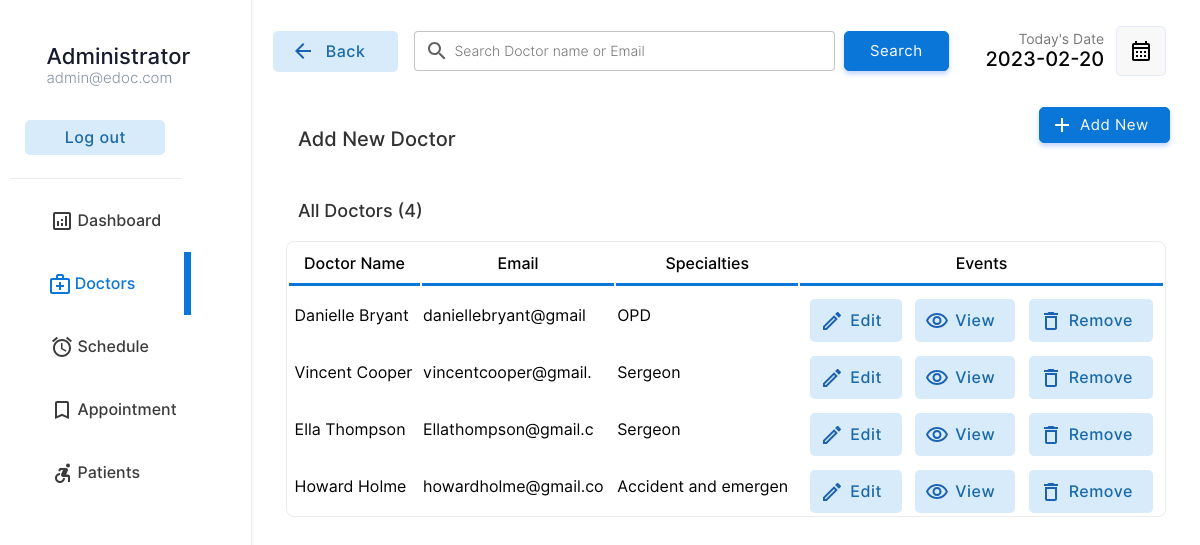
The app's page /doctor/doctors.php (signed in) with its own data.
### tables this page shows
CREATE TABLE `doctor` (
  `docid` int(11) NOT NULL,
  `docemail` varchar(255) DEFAULT NULL,
  `docname` varchar(255) DEFAULT NULL,
  `docpassword` varchar(255) DEFAULT NULL,
  `docnic` varchar(15) DEFAULT NULL,
  `doctel` varchar(15) DEFAULT NULL,
  `specialties` int(2) DEFAULT NULL
);

CREATE TABLE `specialties` (
  `id` int(2) NOT NULL,
  `sname` varchar(50) DEFAULT NULL
);

### doctor/doctors.php (the view, shortened to what this page needs)
<!DOCTYPE html>
<html lang="en">
<head>
    <link rel="stylesheet" href="../css/animations.css">
    <link rel="stylesheet" href="../css/main.css">
    <link rel="stylesheet" href="../css/admin.css">
</head>
<body>
    <?php
    include("../connection.php");
    ?>
    <div class="container">
        <div class="menu" style="padding-right: 80px">
            <table class="menu-container" border="0">
                <tr>
                    <td style="padding:10px" colspan="2">
                        <table border="0" class="profile-container">
                            <tr>
                                <td width="30%" style="padding-left:20px" >
                                </td>
                                <td style="padding:0px;margin:0px;">
                                    <p class="profile-title">Administrator</p>
                                    <p class="profile-subtitle">admin@edoc.com</p>
                                </td>
                            </tr>
                            <tr>
                                <td colspan="2">
                                <a href="../logout.php" ><input type="button" value="Log out" class="logout-btn btn-primary-soft btn"></a>
                                </td>
                            </tr>
                    </table>
                    </td>
                </tr>
                <tr class="menu-row" >
                    <td class="menu-btn menu-icon-dashbord" >
                        <a href="index.php" class="non-style-link-menu"><div><p class="menu-text">Dashboard</p></a></div></a>
                <tr class="menu-row">
                    <td class="menu-btn menu-icon-doctor menu-active menu-icon-doctor-active">
                        <a href="doctors.php" class="non-style-link-menu non-style-link-menu-active"><div><p class="menu-text">Doctors</p></a></div>
                <tr class="menu-row" >
                    <td class="menu-btn menu-icon-schedule">
                        <a href="schedule.php" class="non-style-link-menu"><div><p class="menu-text">Schedule</p></div></a>
                    </td>
                </tr>
                <tr class="menu-row">
                    <td class="menu-btn menu-icon-appoinment">
                        <a href="appointment.php" class="non-style-link-menu"><div><p class="menu-text">Appointment</p></a></div>
                    </td>
                </tr>
                <tr class="menu-row" >
                    <td class="menu-btn menu-icon-patient">
                        <a href="patient.php" class="non-style-link-menu"><div><p class="menu-text">Patients</p></a></div>
                    </td>
                </tr>
        <div class="dash-body">
            <table border="0" width="100%" style=" border-spacing: 0;margin:0;padding:0;margin-top:25px; ">
                <tr >
                    <td width="13%">
                        <a href="doctors.php" ><button  class="login-btn btn-primary-soft btn btn-icon-back"  style="padding-top:11px;padding-bottom:11px;margin-left:20px;width:125px"><font class="tn-in-text">Back</font></button></a>
                    </td>
                    <td>
                        <form action="" method="post" class="header-search">
                            <input type="search" name="search" class="input-text header-searchbar" placeholder="Search Doctor name or Email" list="doctors">&nbsp;&nbsp;
                            <?php
                                $list11 = $database->query("select  docname,docemail from  doctor;");
?>
                            <input type="Submit" value="Search" class="login-btn btn-primary btn" style="padding-left: 25px;padding-right: 25px;padding-top: 10px;padding-bottom: 10px;">
                        </form>
                    </td>
                    <td width="15%">
                        <p style="font-size: 14px;color: rgb(119, 119, 119);padding: 0;margin: 0;text-align: right;">
                            Today's Date
                        </p>
                        <p class="heading-sub12" style="padding: 0;margin: 0;">
                            <?php
                        $date = date('Y-m-d');
                        echo $date;
                        ?>
                        </p>
                    </td>
                    <td width="10%">
                        <button  class="btn-label"  style="display: flex;justify-content: center;align-items: center;"><img src="../img/calendar.svg" width="100%"></button>
                    </td>
                </tr>
                <tr >
                    <td colspan="2" style="padding-top:30px;">
                        <p class="heading-main12" style="margin-left: 45px;font-size:20px;color:rgb(49, 49, 49)">Add New Doctor</p>
                    </td>
                    <td colspan="2">
                        <a href="?action=add&id=none&error=0" class="non-style-link"><button  class="login-btn btn-primary btn button-icon"  style="display: flex;justify-content: center;align-items: center;margin-left:75px;background-image: url('../img/icons/add.svg');">Add New</font></button>
                            </a></td>
                </tr>
                <tr>
                    <td colspan="4" style="padding-top:10px;">
                        <p class="heading-main12" style="margin-left: 45px;font-size:18px;color:rgb(49, 49, 49)">All Doctors (<?php echo $list11->num_rows; ?>)</p>
                    </td>
                </tr>
                <?php
                    if($_POST){
                        $keyword=$_POST["search"];
                        $sqlmain= "select * from doctor where docemail='$keyword' or docname='$keyword' or docname like '$keyword%' or docname like '%$keyword' or docname like '%$keyword%'";
                    }else{
                        $sqlmain= "select * from doctor order by docid desc";
                    }
                ?>
                <tr>
                   <td colspan="4">
                       <center>
                        <div class="abc scroll">
                        <table width="93%" class="sub-table scrolldown" border="0">
                        <thead>
                        <tr>
                                <th class="table-headin">
                                Doctor Name
                                </th>
                                <th class="table-headin">
                                    Email
                                </th>
                                <th class="table-headin">
                                    Specialties
                                </th>
                                <th class="table-headin">
                                    Events
                                </tr>
                        </thead>
                        <tbody>
                            <?php
                                $result= $database->query($sqlmain);
                                if($result->num_rows==0){
                                    echo '<tr>
                                    <td colspan="4">
                                    <br><br><br><br>
                                    <center>
                                    <img src="../img/notfound.svg" width="25%">
                                    <br>
                                    <p class="heading-main12" style="margin-left: 45px;font-size:20px;color:rgb(49, 49, 49)">We  couldnt find anything related to your keywords !</p>
                                    <a class="non-style-link" href="doctors.php"><button  class="login-btn btn-primary-soft btn"  style="display: flex;justify-content: center;align-items: center;margin-left:20px;">&nbsp; Show all Doctors &nbsp;</font></button>
                                    </a>
                                    </center>
                                    <br><br><br><br>
                                    </td>
                                    </tr>';
                                }
                                else{
                                for ( $x=0; $x<$result->num_rows;$x++){
                                    $row=$result->fetch_assoc();
                                    $docid=$row["docid"];
                                    $name=$row["docname"];
                                    $email=$row["docemail"];
                                    $spe=$row["specialties"];
                                    $spcil_res= $database->query("select sname from specialties where id='$spe'");
                                    $spcil_array= $spcil_res->fetch_assoc();
                                    $spcil_name=$spcil_array["sname"];
                                    echo '<tr>
                                        <td> &nbsp;'.
                                        substr($name,0,30)
                                        .'</td>
                                        <td>
                                        '.substr($email,0,20).'
                                        </td>
                                        <td>
                                            '.substr($spcil_name,0,20).'
                                        </td>
                                        <td>
                                        <div style="display:flex;justify-content: center;">
                                        <a href="?action=edit&id='.$docid.'&error=0" class="non-style-link"><button  class="btn-primary-soft btn button-icon btn-edit"  style="padding-left: 40px;padding-top: 12px;padding-bottom: 12px;margin-top: 10px;"><font class="tn-in-text">Edit</font></button></a>
                                        &nbsp;&nbsp;&nbsp;
                                        <a href="?action=view&id='.$docid.'" class="non-style-link"><button  class="btn-primary-soft btn button-icon btn-view"  style="padding-left: 40px;padding-top: 12px;padding-bottom: 12px;margin-top: 10px;"><font class="tn-in-text">View</font></button></a>
                                       &nbsp;&nbsp;&nbsp;
                                       <a href="?action=drop&id='.$docid.'&name='.$name.'" class="non-style-link"><button  class="btn-primary-soft btn button-icon btn-delete"  style="padding-left: 40px;padding-top: 12px;padding-bottom: 12px;margin-top: 10px;"><font class="tn-in-text">Remove</font></button></a>
                                        </div>
                                        </td>
                                    </tr>';
                                }
                            }
                            ?>
                            </tbody>
                        </table>
                        </div>
                        </center>
                   </td>
                </tr>
            </table>
        </div>
</body>
</html>

### css/main.css (style rules this page uses)
:root { --primarycolor: #0A76D8; --primarycolorhover: #006dd3; --btnice:#D8EBFA; --btnnicetext:#1b62b3; }
body { margin: 0; padding: 0; border-spacing: 0; font-family: 'Inter', sans-serif; }
.input-text { border-radius: 4px; border: 0.5px solid rgb(226, 226, 226); padding: 10px; width: 92%; transition: 0.2s; outline: none; }
.input-text { border: 1px solid #e9ecef; font-size: 14px; line-height: 26px; background-color: #fff; display: block; width: 100%; padding: .375rem .75rem; font-weight: 300; line-height: 1.5; color: #212529; background-color: #fff; background-clip: padding-box; -webkit-appearance: none; -moz-appearance: none; appearance: none; border-radius: .25rem; transition: border-color .15s ease-in-out,box-shadow .15s ease-in-out; }
.input-text::placeholder { font-family: 'Inter', sans-serif; }
.btn { cursor: pointer; padding: 8px 20px; outline: none; text-decoration: none; font-size: 15px; letter-spacing: 0.5px; transition: all 0.3s; border-radius: 5px; font-family: 'Inter', sans-serif; }
.btn-primary { background-color: var(--primarycolor) ; border: 1px solid var(--primarycolor) ; color: #fff ; box-shadow: 0 3px 5px 0 rgba(57,108,240,0.3); }
.btn-primary-soft { background-color: #D8EBFA ; color: #1969AA; font-weight: 500; font-size: 16px; border: none; }
.non-style-link:link, .non-style-link:visited, .non-style-link:hover, .non-style-link:active { text-decoration: none; color: rgb(43, 43, 43); }
.btn-label { margin-left: 10px; padding: 12px 12px; outline: none; text-decoration: none; font-size: 15px; letter-spacing: 0.5px; transition: all 0.3s; border-radius: 5px; background-color: #f0f0f073; border: 1px solid rgba(57,108,240,0.1) ; font-family: 'Inter', sans-serif; }
.sub-table { border: 1px solid #ebebeb; border-radius: 8px; }
.table-headin { font-size: 16px; font-weight: 500; padding: 10px; border-bottom: 3px solid var(--primarycolor); }
.abc { width: 100%; height: 550px; overflow: auto; }
input[type=search] { background-image: url('../img/search.svg'); background-position: 10px 50%; background-repeat: no-repeat; transition: 0.5s; padding: 8px 20px 8px 40px; }
.button-icon { background-position: 10px 50%; background-repeat: no-repeat; transition: 0.5s; padding: 8px 20px 8px 40px; }
.menu-btn { padding:6px; color: #3b3b3b; background-position: 30% 50%; background-repeat: no-repeat; transition: 0.5s; }
.menu-text { padding-left: 40%; font-weight: 500; font-size: 16px; }
.menu-active { color: var(--primarycolor); border-right: 7px solid var(--primarycolor); background-color: var(); }
.non-style-link-menu:link, .non-style-link-menu:visited, .non-style-link-menu:active { text-decoration: none; color: #3b3b3b; }
.non-style-link-menu-active:link, .non-style-link-menu-active:visited, .non-style-link-menu-active:active { text-decoration: none; color: var(--primarycolor); }
.menu-icon-dashbord { background-image: url('../img/icons/dashboard.svg'); }
.menu-icon-doctor { background-image: url('../img/icons/doctors.svg'); }
.menu-icon-schedule { background-image: url('../img/icons/schedule.svg'); }
.menu-icon-appoinment { background-image: url('../img/icons/book.svg'); }
.menu-icon-patient { background-image: url('../img/icons/patients.svg'); }
.menu-icon-doctor:hover,.menu-icon-doctor-active { color: var(--primarycolor); background-image: url('../img/icons/doctors-hover.svg'); }
.btn-icon-back { background-image: url('../img/icons/back-iceblue.svg'); background-position: 18px 50%; background-repeat: no-repeat; transition: 0.5s; padding: 8px 20px 8px 40px; }
.btn-edit { background-image: url('../img/icons/edit-iceblue.svg'); }
.btn-view { background-image: url('../img/icons/view-iceblue.svg'); }
.btn-delete { background-image: url('../img/icons/delete-iceblue.svg'); }

### doctor/doctors.php (style rules this page uses)
.sub-table { animation: transitionIn-Y-bottom 0.5s; }

### records on screen
doctor: docname "Danielle Bryant", docemail "daniellebryant@gmail", specialties.sname "OPD"
doctor: docname "Vincent Cooper", docemail "vincentcooper@gmail.", specialties.sname "Sergeon"
doctor: docname "Ella Thompson", docemail "Ellathompson@gmail.c", specialties.sname "Sergeon"
doctor: docname "Howard Holme", docemail "howardholme@gmail.co", specialties.sname "Accident and emergen"

### other values on screen
$list11->num_rows "4"
